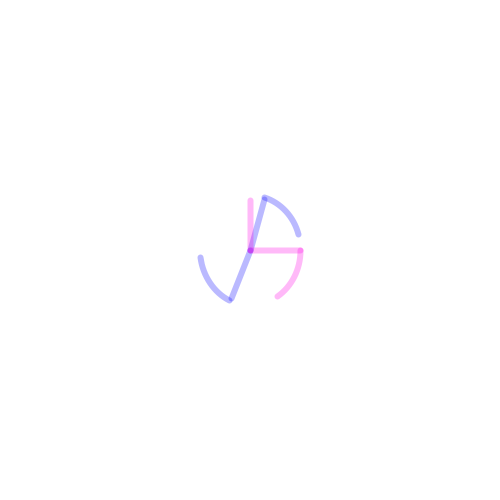
Frame 1 (no input)
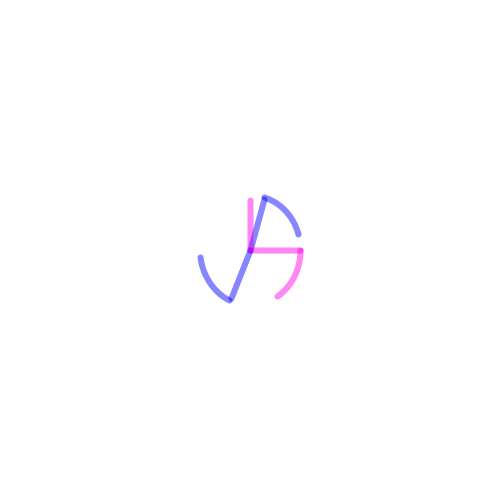
Frame 2 (the mouse pressed at the canvas centre, redrawn once)

The Processing sketch that drew these frames (run headless with seeded random() and noise(); the mouse was pressed at the canvas centre and the sketch redrawn once):

// Processing sketch: processing_85333
// ── processing_85333.pde

void setup()
{
  //SIZE
  //La taille en pixel du papier de la fenêtre est largeur= 500 hauteur= 500
  size(500,500);
  
  smooth();
 
  //BACKGROUND
  //Peindre le fond de notre fenetre (0)
  background(255);
}

void draw()
{
  
  
  //NOFILL
  //les formes suivantes ne seront pas remplies
  noFill();
  
  //STROKE
  //Les formes suivnates auront un contour coloré et une épaisseur de 6pt
  stroke(3,0,255,70);
  strokeWeight(6);
  
  //ELLIPSE
  //Dessiné plusieurs ellipses
  strokeWeight(6);
  arc(250,250,100,110,2,3);
  arc(250,250,100,110,5,6);

 //LIGNE
//Dessiné plusieurs traits
  line(250,250,231,298);
  line(264,199,250,250);
  
   //STROKE
  //Les formes suivnates auront un contour coloré et une épaisseur de 6pt
  stroke(255,0,230,70);
  strokeWeight(6);
  
    //ELLIPSE
  //Dessiné plusieurs ellipses
  arc(250,250,100,110,0,1);

 //LIGNE
  //Dessiné plusieurs traits
  
  line(250,250,300,250);
  line(250,200,250,250);
  
  noLoop();
}
